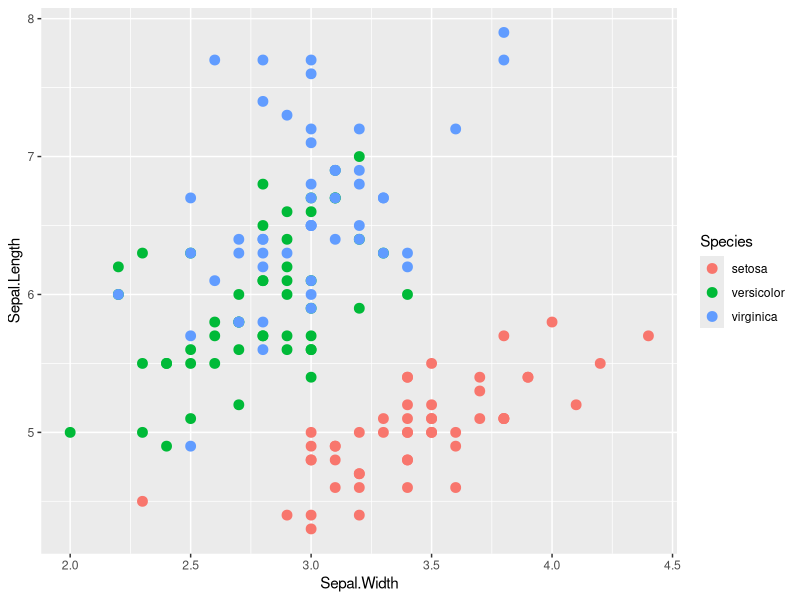
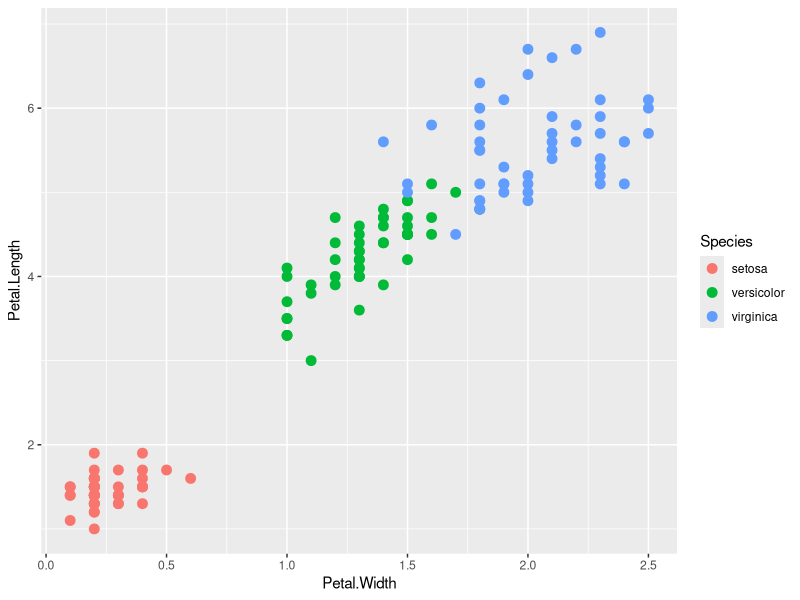
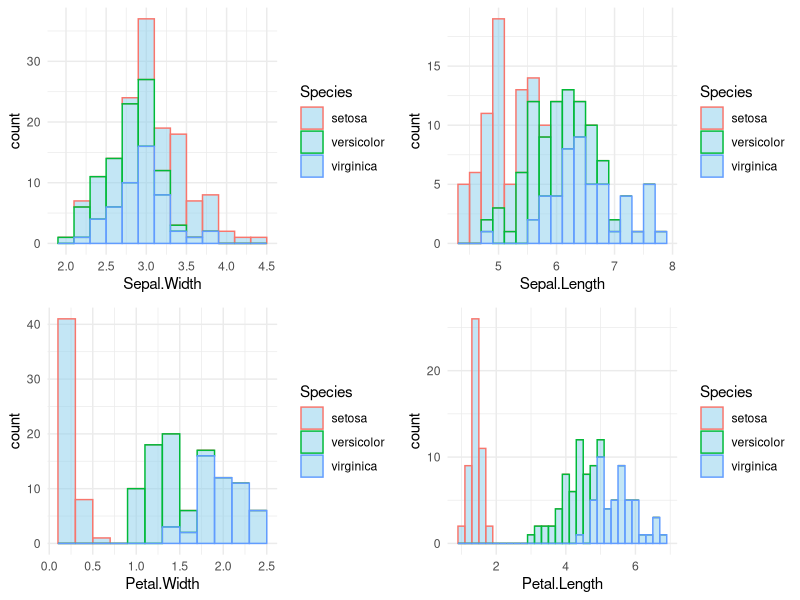
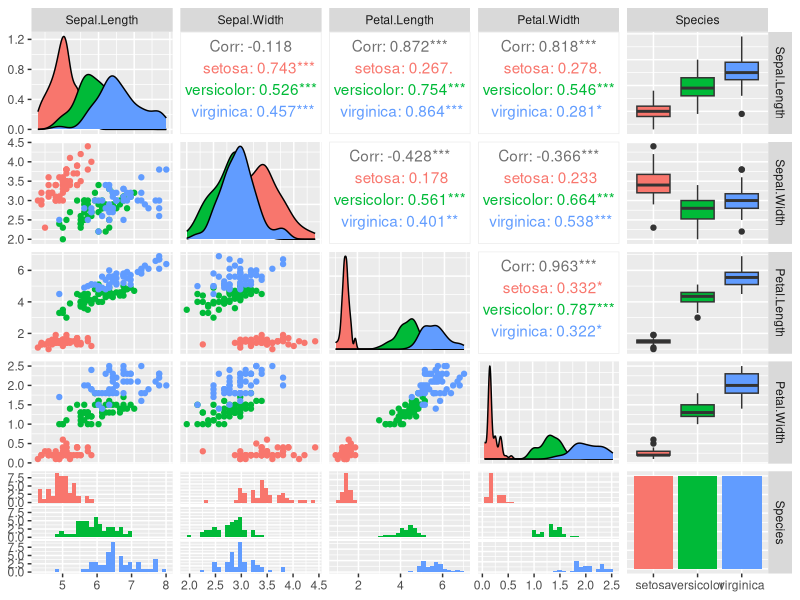
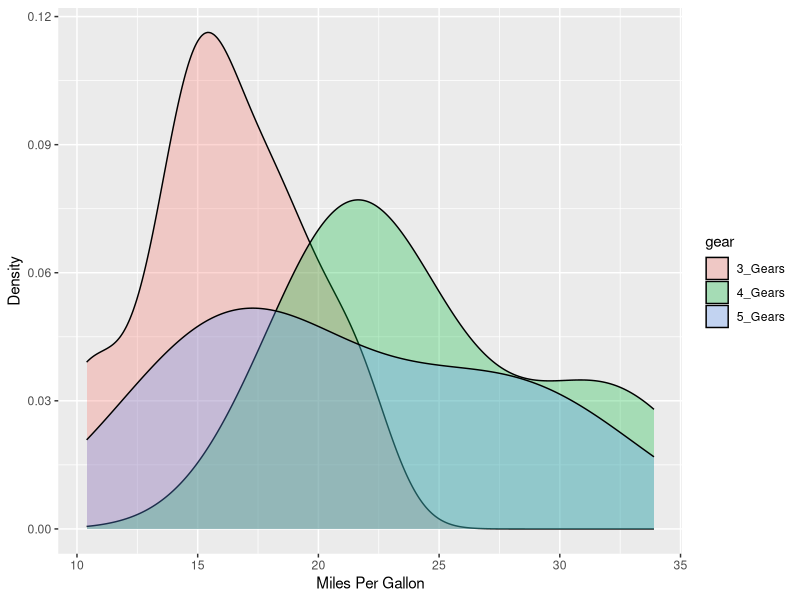
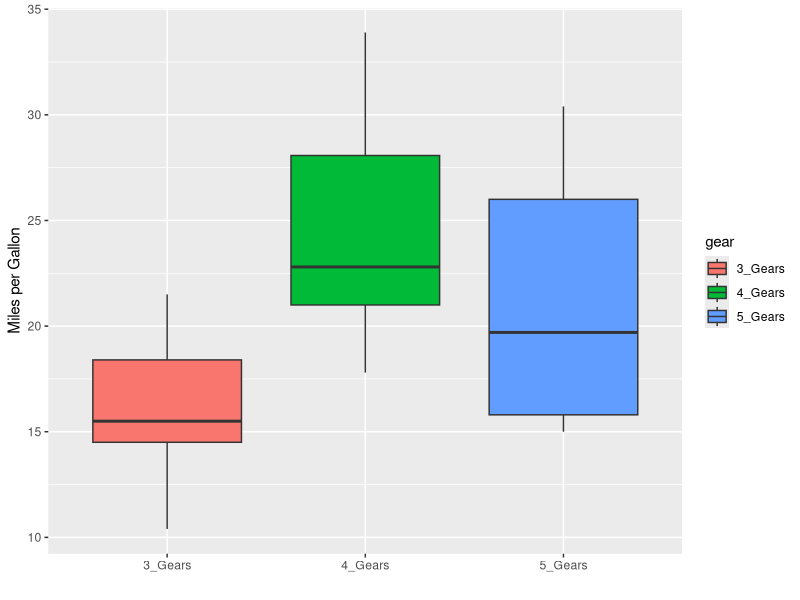

Source code (R) for these figures, in order: (Note: this script raises an error after producing the figures.)
## ---- chunk 1
library("tidyverse")
library("cowplot")
library("GGally")
library("corrplot")
data(iris)
head(iris)
## ---- chunk 2
summary(iris)
## ---- chunk 3
setosa = filter(iris, Species == 'setosa')
versicolor = filter(iris, Species == 'versicolor')
virginica = filter(iris,Species == 'virginica')
summary(setosa)
summary(versicolor)
summary(virginica)
## ---- chunk 4
ggplot(iris, aes(y = Sepal.Length , x = Sepal.Width)) + geom_point(aes(color = Species), size = 3)
## ---- chunk 5
ggplot(iris, aes(y = Petal.Length , x = Petal.Width)) + geom_point(aes(color = Species), size = 3)
## ---- chunk 6
d1 = ggplot( data=iris, aes(x=Sepal.Width, color = Species)) + 
  geom_histogram(fill="skyblue", alpha=0.5,binwidth=0.2) +
  theme_minimal()
d2 = ggplot( data=iris, aes(x=Sepal.Length, color = Species)) + 
  geom_histogram(fill="skyblue", alpha=0.5,binwidth=0.2) +
  theme_minimal()

d3 = ggplot( data=iris, aes(x=Petal.Width, color = Species)) + 
  geom_histogram(fill="skyblue", alpha=0.5,binwidth=0.2) +
  theme_minimal()
d4 = ggplot( data=iris, aes(x=Petal.Length, color = Species)) + 
  geom_histogram(fill="skyblue", alpha=0.5,binwidth=0.2) +
  theme_minimal()
## ---- chunk 7
plot_grid(d1, d2, d3, d4 , 
#          labels = c("A", "B", "C",'D'),
          ncol = 2, nrow = 2)
## ---- chunk 8
ggpairs(iris, mapping=ggplot2::aes(colour=Species))
## ---- chunk 9
data("mtcars")
head(mtcars)
## ---- chunk 10
summary(mtcars)
## ---- chunk 11
mtcars$gear = factor(mtcars$gear,levels=c(3,4,5),
   labels=c("3_Gears","4_Gears","5_Gears"))
## ---- chunk 12
qplot(mpg, data=mtcars, geom="density", fill=gear, alpha=I(0.3),
   xlab="Miles Per Gallon",   ylab="Density")
## ---- chunk 13
qplot(gear, mpg, data=mtcars, geom=c("boxplot"),
   fill=gear,   xlab="", ylab="Miles per Gallon")
## ---- chunk 14
data(mtcars)
car_cor=cor(mtcars[,1:11])
round(car_cor,2)
## ---- chunk 15
corrplot(car_cor)
